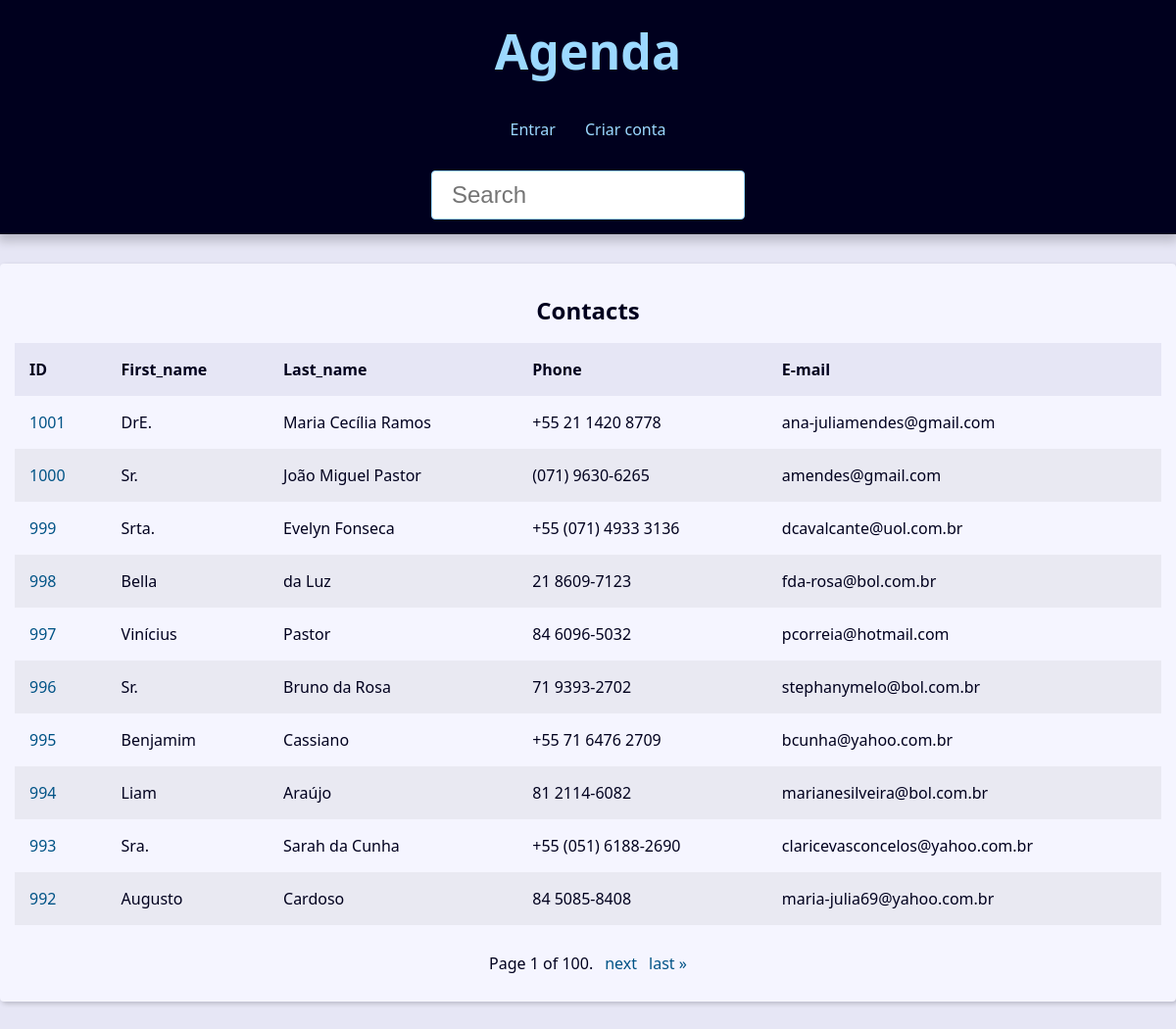
The page / on the database its author committed.
### contact/models.py (models this page shows, shortened)
class Contact(models.Model):
    first_name = models.CharField(max_length=50)
    last_name = models.CharField(max_length=50, blank=True)
    phone = models.CharField(max_length=50)
    email = models.EmailField(max_length=254, blank=True)
    created_date = models.DateTimeField(default=timezone.now)
    description = models.TextField(blank=True)
    show = models.BooleanField(default=True)
    picture = models.ImageField(blank=True, upload_to='pictures/%Y/%m/')
    category = models.ForeignKey(
        Category,
        on_delete=models.SET_NULL,
        blank=True, null=True
    )
    owner = models.ForeignKey(
        User,
        on_delete=models.SET_NULL,
        blank=True, null=True
    )

### contact/views/contact_views.py (the view)
# urls.py: path('', views.index, name='index'),
def index(request):
    contacts = Contact.objects \
        .filter(show=True) \
        .order_by('-id')
    paginator = Paginator(contacts, 10)
    page_number = request.GET.get("page")
    page_obj = paginator.get_page(page_number)
    context = {
        'page_obj': page_obj,
        'site_title': 'Contatos - '
    }
    return render(
        request,
        'contact/index.html',
        context,
    )

### contact/templates/contact/index.html
{% extends "global/base.html" %}
{% block content %}
    {% if page_obj %}
    <div class="responsive-table">
        <table class="contacts-table">
            <caption class="table-caption">
                Contacts
            </caption>
            <thead>
                <tr class="table-row table-row-header">
                    <th class="table-header">ID</th>
                    <th class="table-header">First_name</th>
                    <th class="table-header">Last_name</th>
                    <th class="table-header">Phone</th>
                    <th class="table-header">E-mail</th>
                </tr>
            </thead>
            <tbody>
                {% for contact in page_obj %}
                    <tr class="table-row">
                        <td class="table-cel">
                            <a href="{% url 'contact:contato' contact.id %}" class="table-link">
                                {{ contact.id }}
                            </a>
                        </td>
                        <td class="table-cel">
                            {{ contact.first_name }}
                        </td>
                        <td class="table-cel">
                            {{ contact.last_name }}
                        </td>
                        <td class="table-cel">
                            {{ contact.phone }}
                        </td>
                        <td class="table-cel">
                            {{ contact.email }}
                        </td>
                    </tr>
                {% endfor %}
            </tbody>
        </table>
    </div>
    {% else %}
        <div class="single-contact">
          <h1 class="single-contact-name">
            Nenhum contato encontrado.
          </h1>
        </div>
    {% endif %}
{% endblock content %}

### base_static/global/css/style.css (style rules this page uses)
:root { --spacing: 1.5rem; --link-dark-color: rgb(0, 83, 134); --link-light-color: rgb(156, 217, 255); --clr-white: rgb(245, 245, 255); --clr-black: rgb(0, 0, 30); --clr-light-gray: rgb(230, 230, 245); --clr-dark-shadow-5: rgba(0, 0, 10, 5%); --clr-dark-shadow-10: rgba(0, 0, 10, 10%); --clr-dark-shadow-20: rgba(0, 0, 10, 20%); --clr-light-shadow-5: rgba(200, 200, 255, 5%); --clr-light-shadow-10: rgba(200, 200, 255, 10%); --clr-light-shadow-20: rgba(200, 200, 255, 20%); --main-page-width: 120rem; --table-min-width: 60rem; --biggest-font-size: 5rem; --bigger-font-size: 4rem; --big-font-size: 3.2rem; --medium-font-size: 2.4rem; --small-font-size: 1.6rem; --smaller-font-size: 1.4rem; --smallest-font-size: 1.2rem; --transition-fast: 300ms; --transition-medium: 600ms; --transition-slow: 1s; --default-border-radius: 4px; }
*, *::before, *::after { margin: 0; padding: 0; box-sizing: border-box; }
html { font-size: 62.5%; }
body { font-family: system-ui, -apple-system, BlinkMacSystemFont, 'Segoe UI', Roboto, Oxygen, Ubuntu, Cantarell, 'Open Sans', 'Helvetica Neue', sans-serif; line-height: 1.5; font-size: var(--small-font-size); color: var(--clr-black); -webkit-font-smoothing: antialiased; background: var(--clr-light-gray); }
.responsive-table { width: 100%; overflow-x: auto; }
.contacts-table { width: 100%; min-width: var(--table-min-width); border-collapse: collapse; }
.table-caption { font-size: var(--medium-font-size); font-weight: bold; padding: var(--spacing); }
.table-row { text-align: left; text-overflow: ellipsis; transition: background-color var(--transition-fast) ease-in-out; }
.table-row:nth-of-type(2n) { background: var(--clr-dark-shadow-5); }
.table-row-header { background: var(--clr-light-gray); color: var(--clr-black); }
.table-cel, .table-header { padding: var(--spacing); }
.table-link { color: var(--link-dark-color); transition: color var(--transition-fast) ease-in-out; text-decoration: none; }

### rows shown on the page
Contact: id "1001", first_name "DrE.", last_name "Maria Cecília Ramos", phone "+55 21 1420 8778", email "ana-juliamendes@gmail.com"
Contact: id "1000", first_name "Sr.", last_name "João Miguel Pastor", phone "(071) 9630-6265", email "amendes@gmail.com"
Contact: id "999", first_name "Srta.", last_name "Evelyn Fonseca", phone "+55 (071) 4933 3136", email "dcavalcante@uol.com.br"
Contact: id "998", first_name "Bella", last_name "da Luz", phone "21 8609-7123", email "fda-rosa@bol.com.br"
Contact: id "997", first_name "Vinícius", last_name "Pastor", phone "84 6096-5032", email "pcorreia@hotmail.com"
Contact: id "996", first_name "Sr.", last_name "Bruno da Rosa", phone "71 9393-2702", email "stephanymelo@bol.com.br"
Contact: id "995", first_name "Benjamim", last_name "Cassiano", phone "+55 71 6476 2709", email "bcunha@yahoo.com.br"
Contact: id "994", first_name "Liam", last_name "Araújo", phone "81 2114-6082", email "marianesilveira@bol.com.br"
Contact: id "993", first_name "Sra.", last_name "Sarah da Cunha", phone "+55 (051) 6188-2690", email "claricevasconcelos@yahoo.com.br"
Contact: id "992", first_name "Augusto", last_name "Cardoso", phone "84 5085-8408", email "maria-julia69@yahoo.com.br"

### other values the page prints
{{ page_obj.number }} "1"
{{ page_obj.paginator.num_pages }} "100"
